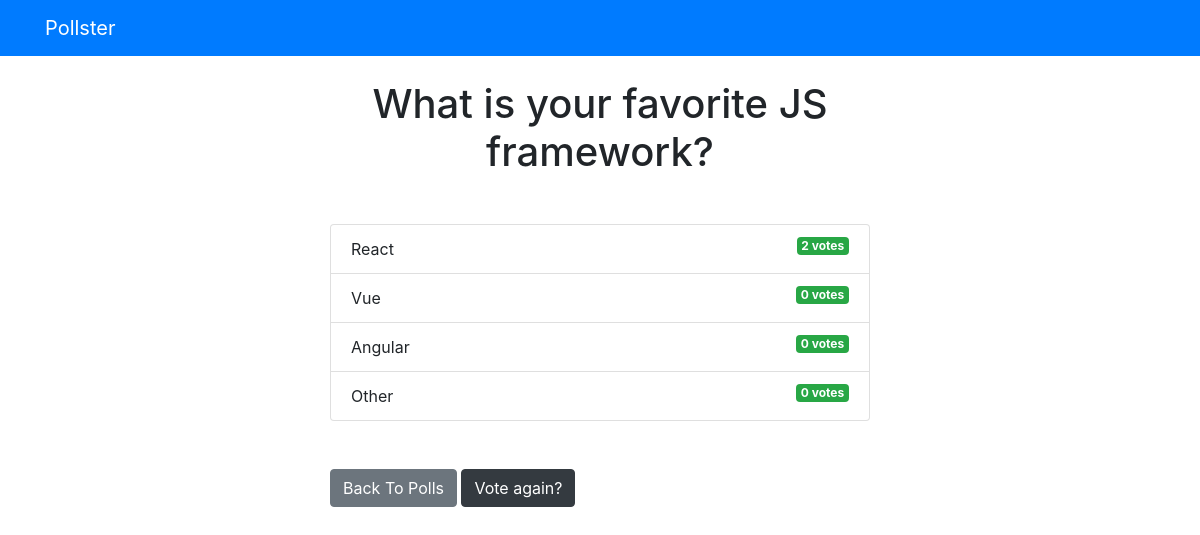
The app's page /polls/2/results/ with its own data.
### polls/models.py (models this page shows, shortened)
class Question(models.Model):
    question_text = models.CharField(max_length =200)
    pub_date = models.DateTimeField('date published')

class Choice(models.Model):
    question = models.ForeignKey(Question, on_delete = models.CASCADE)
    choice_text = models.CharField(max_length=200)
    votes = models.IntegerField(default=0)

### polls/views.py (the view)
# urls.py: path('<int:question_id>/results/', views.results, name='results'),
def results(request, question_id):
    question = get_object_or_404(Question, pk=question_id)
    return render(request, 'polls/results.html', {'question': question})

### templates/polls/results.html
{% extends 'base.html' %}
{% block content %}
<h1 class="mb-5 text-center">{{ question.question_text }}</h1>
<ul class="list-group mb-5">
	{% for choice in question.choice_set.all %}
	<li class="list-group-item">
		{{ choice.choice_text }}  <span class="badge badge-success float-right">{{ choice.votes }} vote{{ choice.votes | pluralize }}</span>
	</li>
	{% endfor %}
</ul>
<a class="btn btn-secondary" href="{% url 'polls:index' %}">Back To Polls</a>
<a class="btn btn-dark" href="{% url 'polls:detail' question.id %}">Vote again?</a>
{% endblock %}

### templates/base.html (shortened to what this page needs)
<!DOCTYPE html>
<html lang="en">
<head>
    <link rel="stylesheet" href="https://stackpath.bootstrapcdn.com/bootstrap/4.4.1/css/bootstrap.min.css">
</head>
<body>
    {% include 'partials/_navbar.html' %}
    <div class="container">
        <div class="row">
            <div class="col-md-6 m-auto">
                {% block content %}{% endblock %}
            </div>
        </div>
    </div>
</body>
</html>

### templates/partials/_navbar.html
<nav class="navbar navbar-dark bg-primary mb-4">
	<div class="container">
		<a class="navbar-brand" href="/">Pollster</a>
	</div>
</nav>

### records on screen
Question: question_text "What is your favorite JS framework?"
Choice: choice_text "React", votes "2", votes|pluralize "s"
Choice: choice_text "Vue", votes "0", votes|pluralize "s"
Choice: choice_text "Angular", votes "0", votes|pluralize "s"
Choice: choice_text "Other", votes "0", votes|pluralize "s"
